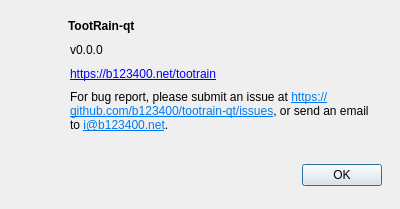
<?xml version="1.0" encoding="UTF-8"?>
<ui version="4.0">
 <class>AboutDialog</class>
 <widget class="QDialog" name="AboutDialog">
  <property name="geometry">
   <rect>
    <x>0</x>
    <y>0</y>
    <width>400</width>
    <height>209</height>
   </rect>
  </property>
  <property name="sizePolicy">
   <sizepolicy hsizetype="Fixed" vsizetype="Fixed">
    <horstretch>0</horstretch>
    <verstretch>0</verstretch>
   </sizepolicy>
  </property>
  <property name="minimumSize">
   <size>
    <width>400</width>
    <height>209</height>
   </size>
  </property>
  <property name="maximumSize">
   <size>
    <width>400</width>
    <height>209</height>
   </size>
  </property>
  <property name="windowTitle">
   <string>About</string>
  </property>
  <widget class="QDialogButtonBox" name="buttonBox">
   <property name="geometry">
    <rect>
     <x>18</x>
     <y>159</y>
     <width>364</width>
     <height>32</height>
    </rect>
   </property>
   <property name="orientation">
    <enum>Qt::Orientation::Horizontal</enum>
   </property>
   <property name="standardButtons">
    <set>QDialogButtonBox::StandardButton::Ok</set>
   </property>
  </widget>
  <widget class="QLabel" name="label">
   <property name="geometry">
    <rect>
     <x>18</x>
     <y>18</y>
     <width>32</width>
     <height>32</height>
    </rect>
   </property>
   <property name="text">
    <string/>
   </property>
   <property name="pixmap">
    <pixmap resource="build/Qt_6_7_0_for_macOS-Debug/.rcc/app_images.qrc">:/images/32x32.png</pixmap>
   </property>
  </widget>
  <widget class="QLabel" name="label_2">
   <property name="geometry">
    <rect>
     <x>68</x>
     <y>18</y>
     <width>311</width>
     <height>16</height>
    </rect>
   </property>
   <property name="text">
    <string>&lt;b&gt;TootRain-qt&lt;/b&gt;</string>
   </property>
   <property name="textFormat">
    <enum>Qt::TextFormat::RichText</enum>
   </property>
  </widget>
  <widget class="QLabel" name="versionLabel">
   <property name="geometry">
    <rect>
     <x>70</x>
     <y>42</y>
     <width>58</width>
     <height>16</height>
    </rect>
   </property>
   <property name="text">
    <string>v0.0.0</string>
   </property>
  </widget>
  <widget class="QLabel" name="label_4">
   <property name="geometry">
    <rect>
     <x>70</x>
     <y>66</y>
     <width>211</width>
     <height>16</height>
    </rect>
   </property>
   <property name="text">
    <string>&lt;a href=&quot;https://b123400.net/tootrain&quot;&gt;https://b123400.net/tootrain&lt;/a&gt;</string>
   </property>
   <property name="textFormat">
    <enum>Qt::TextFormat::RichText</enum>
   </property>
   <property name="openExternalLinks">
    <bool>true</bool>
   </property>
  </widget>
  <widget class="QLabel" name="label_5">
   <property name="geometry">
    <rect>
     <x>70</x>
     <y>90</y>
     <width>311</width>
     <height>61</height>
    </rect>
   </property>
   <property name="text">
    <string>&lt;html&gt;&lt;head/&gt;&lt;body&gt;&lt;p&gt;For bug report, please submit an issue at &lt;a href=&quot;https://github.com/b123400/tootrain-qt/issues&quot;&gt;&lt;span style=&quot; text-decoration: underline; color:#007af4;&quot;&gt;https://github.com/b123400/tootrain-qt/issues&lt;/span&gt;&lt;/a&gt;, or send an email to &lt;a href=&quot;mailto:i@b123400.net&quot;&gt;&lt;span style=&quot; text-decoration: underline; color:#007af4;&quot;&gt;i@b123400.net&lt;/span&gt;&lt;/a&gt;.&lt;/p&gt;&lt;/body&gt;&lt;/html&gt;</string>
   </property>
   <property name="textFormat">
    <enum>Qt::TextFormat::AutoText</enum>
   </property>
   <property name="alignment">
    <set>Qt::AlignmentFlag::AlignLeading|Qt::AlignmentFlag::AlignLeft|Qt::AlignmentFlag::AlignTop</set>
   </property>
   <property name="wordWrap">
    <bool>true</bool>
   </property>
   <property name="openExternalLinks">
    <bool>true</bool>
   </property>
  </widget>
 </widget>
 <resources>
  <include location="build/Qt_6_7_0_for_macOS-Debug/.rcc/app_images.qrc"/>
 </resources>
 <connections>
  <connection>
   <sender>buttonBox</sender>
   <signal>accepted()</signal>
   <receiver>AboutDialog</receiver>
   <slot>accept()</slot>
   <hints>
    <hint type="sourcelabel">
     <x>248</x>
     <y>254</y>
    </hint>
    <hint type="destinationlabel">
     <x>157</x>
     <y>274</y>
    </hint>
   </hints>
  </connection>
  <connection>
   <sender>buttonBox</sender>
   <signal>rejected()</signal>
   <receiver>AboutDialog</receiver>
   <slot>reject()</slot>
   <hints>
    <hint type="sourcelabel">
     <x>316</x>
     <y>260</y>
    </hint>
    <hint type="destinationlabel">
     <x>286</x>
     <y>274</y>
    </hint>
   </hints>
  </connection>
 </connections>
</ui>
